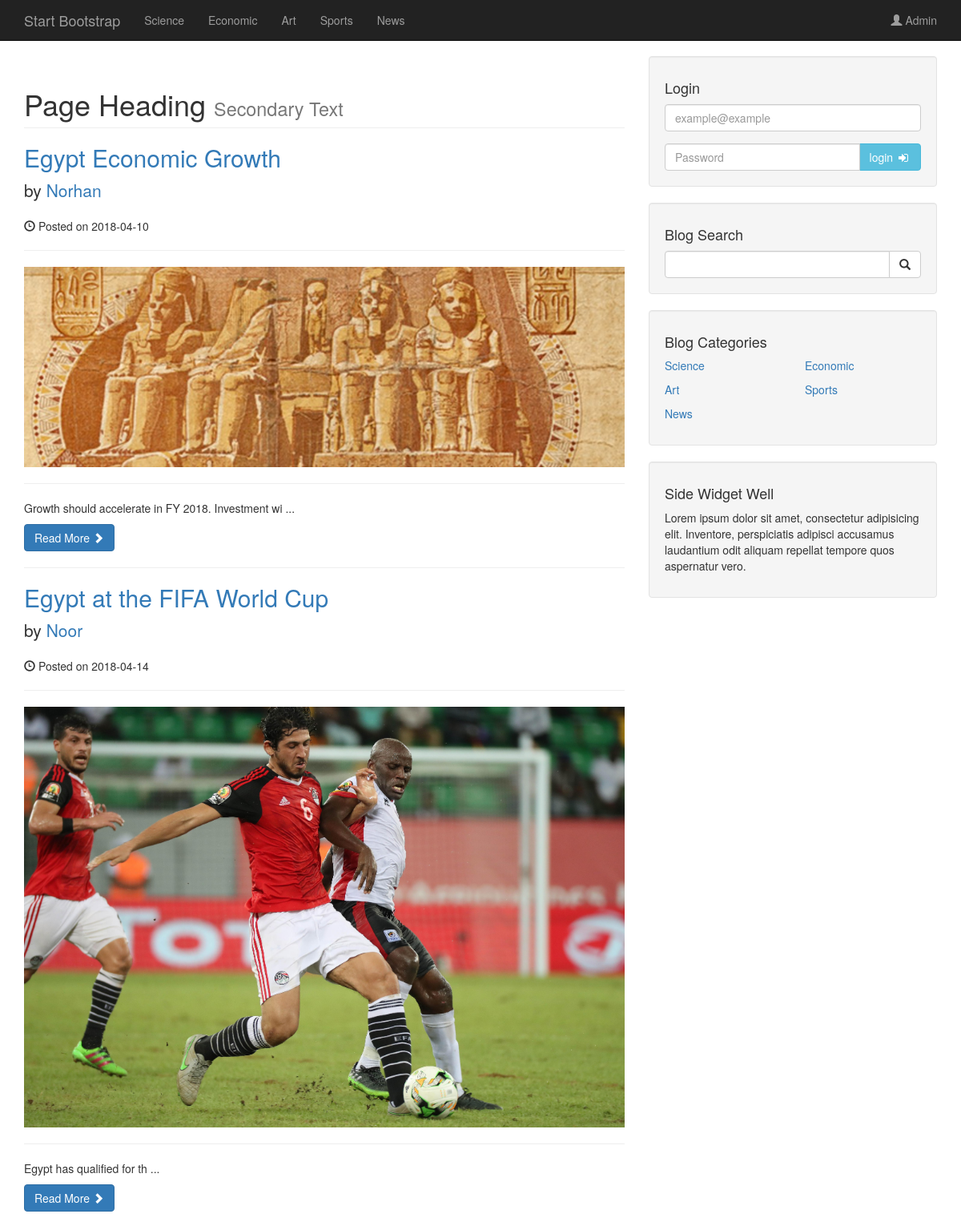
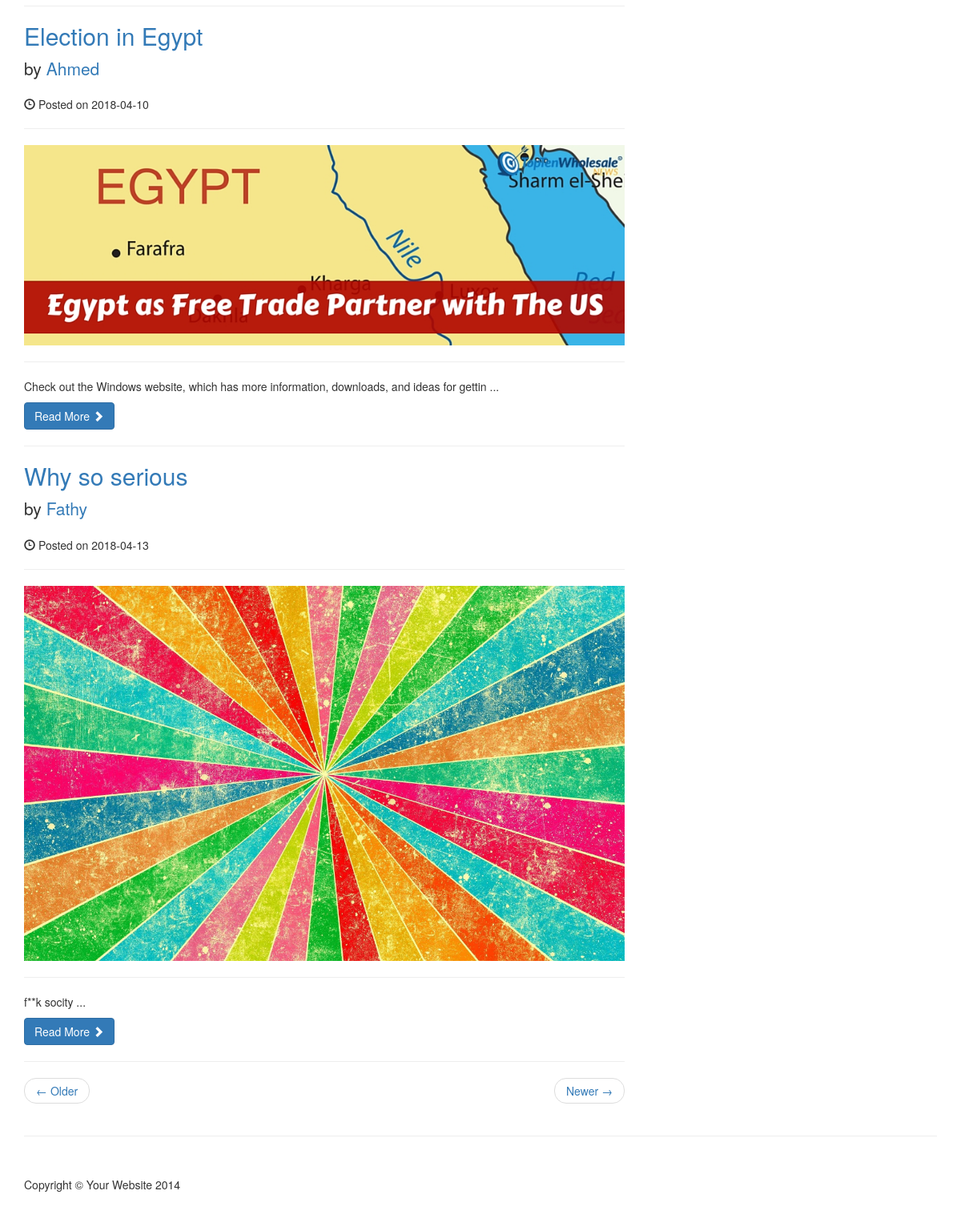
The page / on the database its author committed (2 pictures, top to bottom).
### tables this page shows
CREATE TABLE `categories` (
  `cat_id` int(3) NOT NULL,
  `cat_title` varchar(255) NOT NULL
);

CREATE TABLE `posts` (
  `post_id` int(3) NOT NULL,
  `post_title` varchar(255) NOT NULL,
  `post_author` varchar(255) NOT NULL,
  `post_category_id` int(3) NOT NULL,
  `post_img` text NOT NULL,
  `post_content` text NOT NULL,
  `post_status` varchar(255) NOT NULL DEFAULT 'draft',
  `post_tags` varchar(255) NOT NULL,
  `post_comments_count` int(3) NOT NULL,
  `post_date` date NOT NULL,
  `post_user` varchar(255) NOT NULL,
  `post_views` int(11) NOT NULL
);

### inc/content.php (the view)
<div class="col-md-8">
    <h1 class="page-header">
        Page Heading
        <small>Secondary Text</small>
    </h1>
    <?php
        $sql  = "SELECT * FROM `posts`";
        $return_sql = mysqli_query($connection, $sql);
        while($row = mysqli_fetch_assoc($return_sql)){
            $post_id = $row['post_id'];
            $post_title = $row['post_title'];
            $post_author = $row['post_author'];
            $post_date = $row['post_date'];
            $post_img = $row['post_img'];
            $post_content = substr($row['post_content'],0,150);
        ?>
        <h2>
            <a href="post.php?p_id=<?=$post_id?>">
                <?=$post_title?>
            </a>
        </h2>
        <p class="lead">
            by
            <a href="index.php">
                <?=$post_author?>
            </a>
        </p>
        <p><span class="glyphicon glyphicon-time"></span> Posted on
            <?=$post_date?>
        </p>
        <hr>
        <img class="img-responsive" src="images/imgsPosts/<?=$post_img?>" alt="">
        <hr>
        <p>
            <?=$post_content?> ...</p>
        <a class="btn btn-primary" href="post.php?p_id=<?=$post_id?>">Read More <span class="glyphicon glyphicon-chevron-right"></span></a>
        <hr>
        <?php
        }
        ?>
            <ul class="pager">
                <li class="previous">
                    <a href="#">&larr; Older</a>
                </li>
                <li class="next">
                    <a href="#">Newer &rarr;</a>
                </li>
            </ul>
</div>

### inc/header.php (shortened to what this page needs)
<!DOCTYPE html>
<html lang="en">
<head>
    <link href="css/bootstrap.min.css" rel="stylesheet">
    <link href="css/blog-home.css" rel="stylesheet">
    <link href="css/font-awesome.min.css" rel="stylesheet">
</head>
<body>

### inc/nav.php (shortened to what this page needs)
<nav class="navbar navbar-inverse navbar-fixed-top" role="navigation">
    <div class="container">
        <div class="navbar-header">
            <a class="navbar-brand" href="index.php">Start Bootstrap</a>
        </div>
        <div class="collapse navbar-collapse" id="bs-example-navbar-collapse-1">
            <ul class="nav navbar-nav">
                <?php
                    $sql  = "SELECT * FROM `categories`";
                    $return_sql = mysqli_query($connection, $sql);
                    while($row = mysqli_fetch_assoc($return_sql)){
                        $col_name = $row['cat_title'];
                        echo "<li> <a href='#'> {$col_name} </a></li>";
                    }
                    ?>
            </ul>
            <ul class="nav navbar-nav navbar-right">
                <li> <a href='admin'><span class="glyphicon glyphicon-user"></span> Admin</a></li>
            </ul>
        </div>
    </div>
</nav>

### index.php
    <?php
include "inc/header.php";
?>
    <?php
include "inc/nav.php";
?>
    <div class="container">
        <div class="row">
            <?php
            include "inc/content.php";
            ?>
            <?php
            include "inc/sidebar.php";
            ?>
        </div>
        <hr>
        <?php
include "inc/footer.php";
?>

### inc/sidebar.php
<div class="col-md-4">
    <div class="well">
        <h4>Login</h4>
        <form method="post" action="inc/login.php">
            <div class="form-group">
                <input type="email" class="form-control" name="email" placeholder="example@example">
            </div>
            <div class="input-group">
                <input type="password" class="form-control" name="password" placeholder="Password">
                <span class="input-group-btn">
                    <button class="btn btn-info" type="submit" name="login">login
                    <span class="fa fa-fw fa-sign-in"></span>
                    </button>
                </span>
            </div>
        </form>
    </div>
    <div class="well">
        <h4>Blog Search</h4>
        <form method="post" action="search.php">
            <div class="input-group">
                <input type="text" class="form-control" name="search">
                <span class="input-group-btn">
                            <button class="btn btn-default" type="submit" name="submit">
                                <span class="glyphicon glyphicon-search"></span>
                </button>
                </span>
            </div>
        </form>
    </div>
    <div class="well">
        <h4>Blog Categories</h4>
        <div class="row">
            <div class="col-lg-6">
                <ul class="list-unstyled">
                    <?php
                    $sql  = "SELECT * FROM `categories`";
                    $return_sql = mysqli_query($connection, $sql);
                   while($row = mysqli_fetch_assoc($return_sql)){
                        $cat_id = $row['cat_id'];
                        $cat_name = $row['cat_title'];
                        echo "<li> <a href='category.php?category=$cat_id'> {$cat_name} </a></li>";
                    ?>
                </ul>
            </div>
            <div class="col-lg-6">
                <ul class="list-unstyled">
                    <?php
                                }
                                ?>
                </ul>
            </div>
        </div>
    </div>
    <div class="well">
        <h4>Side Widget Well</h4>
        <p>Lorem ipsum dolor sit amet, consectetur adipisicing elit. Inventore, perspiciatis adipisci accusamus laudantium odit aliquam repellat tempore quos aspernatur vero.</p>
    </div>
</div>

### inc/footer.php (shortened to what this page needs)
<footer>
        <div class="row">
            <div class="col-lg-12">
                <p>Copyright &copy; Your Website 2014</p>
            </div>
        </div>
</footer>
</div>
</body>
</html>

### css/blog-home.css (style rules this page uses)
body { padding-top: 70px; }
footer { margin: 50px 0; }

### rows shown on the page
categories: cat_title "Science"
categories: cat_title "Economic"
categories: cat_title "Art"
categories: cat_title "Sports"
categories: cat_title "News"
posts: post_title "Egypt Economic Growth", post_author "Norhan", post_date "2018-04-10", post_img (picture), post_content "Growth should accelerate in FY 2018. Investment wi"
posts: post_title "Egypt at the FIFA World Cup", post_author "Noor", post_date "2018-04-14", post_img (picture), post_content "Egypt has qualified for th"
posts: post_title "Election in Egypt", post_author "Ahmed", post_date "2018-04-10", post_img (picture), post_content "Check out the Windows website, which has more information, downloads, and ideas for gettin"
posts: post_title "Why so serious", post_author "Fathy", post_date "2018-04-13", post_img (picture), post_content "f**k socity"
